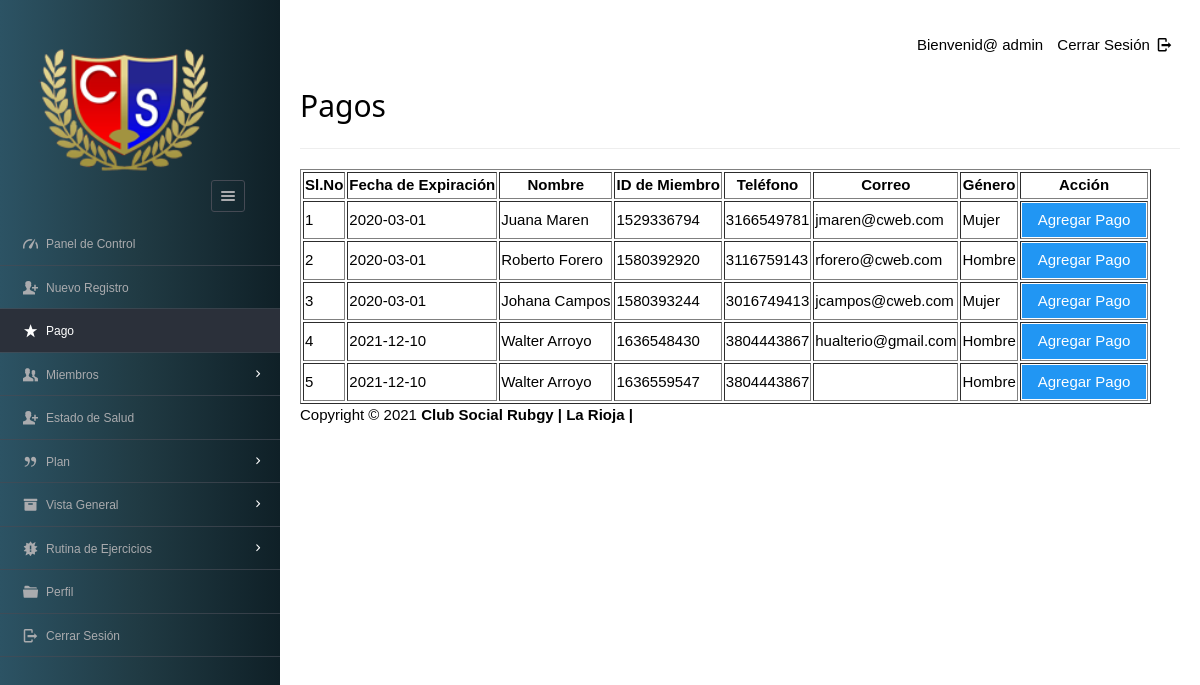
The app's page /dashboard/admin/payments.php (signed in) with its own data.
### tables this page shows
CREATE TABLE IF NOT EXISTS `users` (
  `userid` varchar(20) NOT NULL,
  `username` varchar(40) NOT NULL,
  `gender` varchar(8) NOT NULL,
  `mobile` varchar(20) NOT NULL,
  `email` varchar(20) NOT NULL,
  `dob` varchar(10) NOT NULL,
  `joining_date` varchar(10) NOT NULL,
  PRIMARY KEY (`userid`) USING BTREE,
  UNIQUE KEY `email` (`email`) USING BTREE,
  KEY `userid` (`userid`) USING BTREE
);

CREATE TABLE IF NOT EXISTS `enrolls_to` (
  `et_id` int(5) NOT NULL AUTO_INCREMENT,
  `pid` varchar(8) NOT NULL,
  `uid` varchar(20) NOT NULL,
  `paid_date` varchar(15) DEFAULT NULL,
  `expire` varchar(15) DEFAULT NULL,
  `renewal` varchar(15) DEFAULT NULL,
  PRIMARY KEY (`et_id`) USING BTREE,
  KEY `user_ID` (`uid`) USING BTREE,
  KEY `plan_ID_idx` (`pid`) USING BTREE
);

### dashboard/admin/payments.php (the view, shortened to what this page needs)
<?php
require '../../include/db_conn.php';
?>
<!DOCTYPE html>
<html lang="en">
<head>
    <link rel="stylesheet" href="../../css/style.css"  id="style-resource-5">
    <link rel="stylesheet" href="../../css/dashMain.css">
    <link rel="stylesheet" type="text/css" href="../../css/entypo.css">
    <link href="a1style.css" type="text/css" rel="stylesheet">
</head>
      <body class="page-body  page-fade" onload="collapseSidebar()">
    	<div class="page-container sidebar-collapsed" id="navbarcollapse">
		<div class="sidebar-menu">
			<header class="logo-env">
			<div class="logo">
				<a href="index.php">
					<img src="../../images/logo.png" alt="" width="192" height="80" />
				</a>
			</div>
					<div class="sidebar-collapse" onclick="collapseSidebar()">
				<a href="#" class="sidebar-collapse-icon with-animation">
					<i class="entypo-menu"></i>
				</a>
			</div>
			</header>
    		<?php include('nav.php'); ?>
    	</div>
    		<div class="main-content">
				<div class="row">
					<div class="col-md-6 col-sm-8 clearfix">
					</div>
					<div class="col-md-6 col-sm-4 clearfix hidden-xs">
						<ul class="list-inline links-list pull-right">
							<li>Bienvenid@ <?php echo $_SESSION['full_name']; ?>
							</li>
							<li>
								<a href="logout.php">
									Cerrar Sesión <i class="entypo-logout right"></i>
								</a>
							</li>
						</ul>
					</div>
				</div>
		<h2>Pagos</h2>
		<hr />
		<table class="table table-bordered datatable" id="table-1" border=1>
			<thead>
				<tr>
					<th>Sl.No</th>
					<th>Fecha de Expiración</th>
					<th>Nombre</th>
					<th>ID de Miembro</th>
					<th>Teléfono</th>
					<th>Correo</th>
					<th>Género</th>
					<th>Acción</th>
				</tr>
			</thead>
				<tbody>
				<?php
					$query  = "select * from enrolls_to where renewal='yes' ORDER BY expire";
					$result = mysqli_query($con, $query);
					$sno    = 1;
					if (mysqli_affected_rows($con) != 0) {
					    while ($row = mysqli_fetch_array($result, MYSQLI_ASSOC)) {
					        $uid   = $row['uid'];
					        $planid=$row['pid'];
					        $query1  = "select * from users WHERE userid='$uid'";
					        $result1 = mysqli_query($con, $query1);
					        if (mysqli_affected_rows($con) == 1) {
					            while ($row1 = mysqli_fetch_array($result1, MYSQLI_ASSOC)) {
					                 echo "<tr><td>".$sno."</td>";
					                echo "<td>" . $row['expire'] . "</td>";
					                echo "<td>" . $row1['username'] . "</td>";
					                echo "<td>" . $row1['userid'] . "</td>";
					                echo "<td>" . $row1['mobile'] . "</td>";
					                echo "<td>" . $row1['email'] . "</td>";
					                echo "<td>" . $row1['gender'] . "</td>";
					                $sno++;
					                echo "<td><form action='make_payments.php' method='post'><input type='hidden' name='userID' value='" . $uid . "'/>
					                <input type='hidden' name='planID' value='" . $planid . "'/><input type='submit' class='a1-btn a1-blue' value='Agregar Pago ' class='btn btn-info'/></form></td></tr>";
					                $uid = 0;
					            }
					        }
					    }
					}
					?>
				</tbody>
		</table>
			<?php include('footer.php'); ?>
    	</div>
    </body>
</html>

### css/style.css (style rules this page uses)
html { font-size: 62.5%; font-family: sans-serif; }
div { display: block; }
body { font-family: "Noto Sans", sans-serif, "Helvetica Neue", Helvetica, Arial, sans-serif; font-size: 12px; line-height: 1.428571429; display: block; margin: 0; }
*, *:before, *:after { box-sizing: border-box; }
a { text-decoration: none; background: transparent; }
img { vertical-align: middle; }
img { border: 0; }
.logo img { width: 220px; height: 200px; }
input, button, select, textarea { font-family: inherit; font-size: inherit; line-height: inherit; }
button, input { line-height: normal; }
button, input, select, textarea { font-family: inherit; font-size: 100%; margin: 0; }
input { background-color: white; cursor: text; padding: 1px; border-width: 2px; border-style: inset; border-color: initial; border-image: initial; }
input, textarea, select, button { text-rendering: auto; color: initial; letter-spacing: normal; word-spacing: normal; text-transform: none; text-indent: 0px; text-shadow: none; display: inline-block; text-align: start; margin: 0em; font: 400 13.3333px Arial; }
button, html input[type="button"], input[type="reset"], input[type="submit"] { cursor: pointer; }
a { color: #373e4a; text-decoration: none; }
a { background: transparent; }
a { color: #373e4a; }
.page-container { position: relative; padding-left: 280px; }
.page-container .sidebar-menu { position: absolute; width: 280px; top: 0; left: 0; bottom: 0; background: #0F2027; background: -webkit-linear-gradient(to right, #2C5364, #203A43, #0F2027); background: linear-gradient(to right, #2C5364, #203A43, #0F2027); color: #aaabae; z-index: 1; min-height: 796px; box-sizing: border-box; }
.page-container .sidebar-menu .logo-env { width: 100%; padding: 35px; padding-bottom: 10px; box-sizing: border-box; }
.page-container .sidebar-menu .logo-env:before, .page-container .sidebar-menu .logo-env:after { content: " "; display: table; }
.page-container .sidebar-menu .logo-env > div { display: block; vertical-align: middle; white-space: nowrap; float: left; }
.page-container .sidebar-menu .logo-env > div > a { display: inline-block; color: #aaabae; }
.page-container .sidebar-menu .logo-env > div.sidebar-collapse, .page-container .sidebar-menu .logo-env > div.sidebar-mobile-menu { position: relative; float: right; }
.page-container .sidebar-menu .logo-env > div.sidebar-collapse a, .page-container .sidebar-menu .logo-env > div.sidebar-mobile-menu a { display: inline-block; border: 1px solid #454a54; text-align: center; padding: 0; line-height: 1; font-size: 20px; font-weight: 300; padding: 5px 2px; background-clip: padding-box; border-radius: 3px; transition: all 200ms ease-in-out; }
.page-container .sidebar-menu .logo-env .logo img { width: 180px; height: 150px; }
.page-container .sidebar-menu .logo-env:after { clear: both; }
ul, ol { margin-top: 0; margin-bottom: 8.5px; }
ul, menu, dir { display: block; list-style-type: disc; }
li { display: list-item; }
i, cite, em, var, address, dfn { font-style: italic; }

### css/entypo.css (style rules this page uses)
[class^="entypo-"]:before, [class*=" entypo-"]:before { font-family: "entypo"; font-style: normal; font-weight: normal; speak: none; display: inline-block; text-decoration: inherit; width: 1em; margin-right: .2em; text-align: center; font-variant: normal; text-transform: none; line-height: 1em; margin-left: .2em; }
.entypo-menu:before { content: '\e811'; }
.entypo-logout:before { content: '\e85d'; }

### records on screen
enrolls_to: expire "2020-03-01"
users: username "Juana Maren", userid "1529336794", mobile "3166549781", email "jmaren@cweb.com", gender "Mujer"
enrolls_to: expire "2020-03-01"
users: username "Roberto Forero", userid "1580392920", mobile "3116759143", email "rforero@cweb.com", gender "Hombre"
enrolls_to: expire "2020-03-01"
users: username "Johana Campos", userid "1580393244", mobile "3016749413", email "jcampos@cweb.com", gender "Mujer"
enrolls_to: expire "2021-12-10"
users: username "Walter Arroyo", userid "1636548430", mobile "3804443867", email "hualterio@gmail.com", gender "Hombre"
enrolls_to: expire "2021-12-10"
users: username "Walter Arroyo", userid "1636559547", mobile "3804443867", gender "Hombre"

### other values on screen
$_SESSION['full_name'] "admin"
